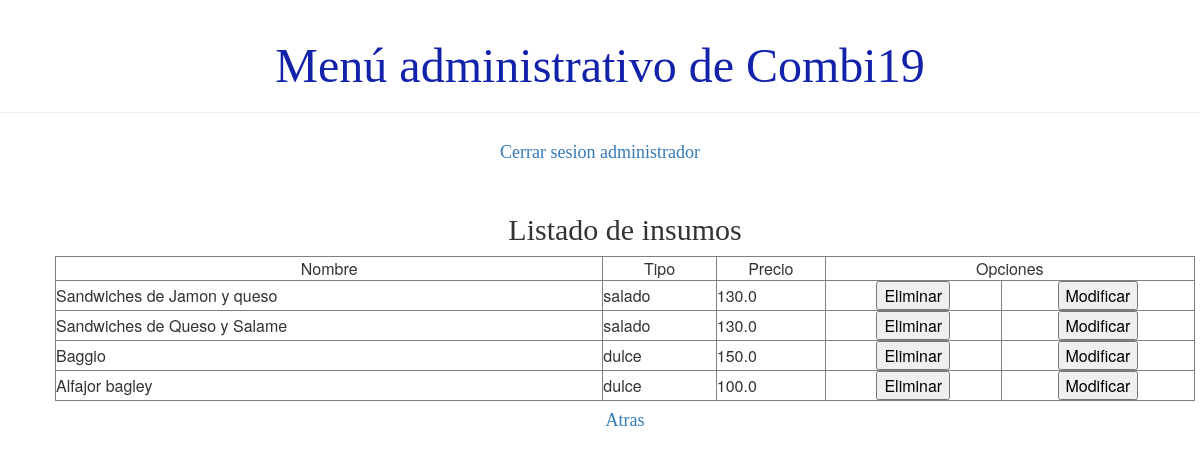
/usuario/listaInsumo (signed in), run on an earlier commit of the app's database.
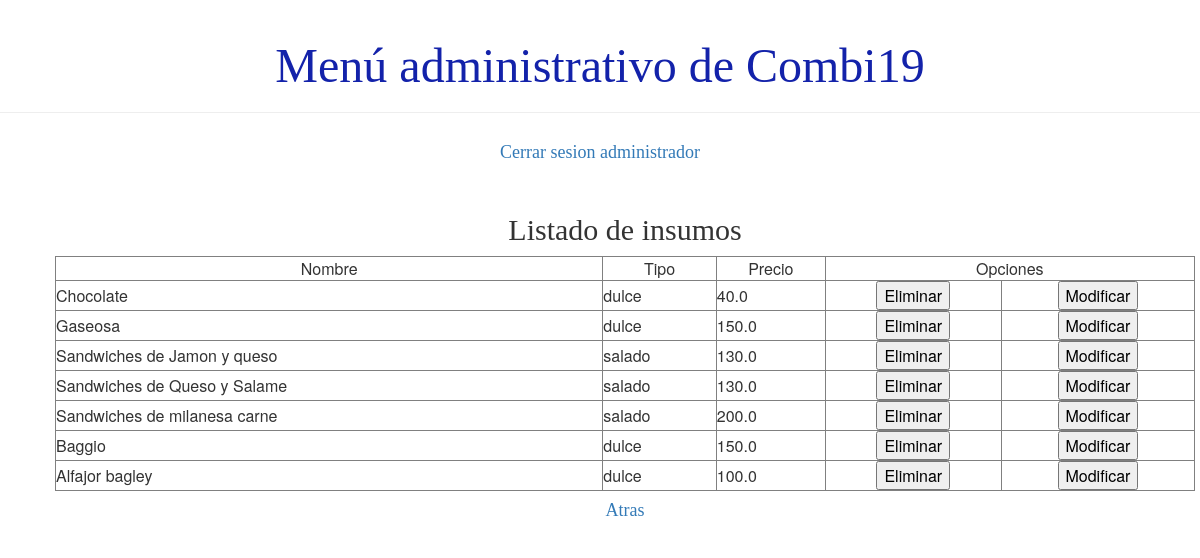
And on a later commit of the database.
### demo1/models.py (models this page shows, shortened)
class Insumo(models.Model):
    nombre = models.CharField(max_length=30)
    tipo = models.CharField(max_length=30)
    precio = models.FloatField()
    activo = models.BooleanField(default=True)

### demo1/views.py (the view)
# urls.py: path('usuario/listaInsumo',views.listado_insumo ,name='listado_insumo'),
def listado_insumo(request):
    insumos=Insumo.objects.filter(activo=True)
    page_obj,cantidad = listadoDePaginacion(insumos, request)
    return render(request, 'demo1/listados/listado_insumo.html',{'page_obj':page_obj, 'cantidad':cantidad, 'noSeElimina':False, 'noModificado':False})

### demo1/views.py (called while the page is built)
def listadoDePaginacion(lista, request):
    paginator= Paginator(lista, 10)
    cantidad=False if (paginator.count == 0) else True
    page_number = request.GET.get('page')
    return (paginator.get_page(page_number), cantidad)

### demo1/templates/demo1/listados/listado_insumo.html (shortened to what this page needs)
{% extends 'demo1/base.html' %}
{% load static %}
{% block content %}
<div class="card">
    <h2>Listado de insumos</h2>
</div>
    <div>
    <table class="tablalista" width=100% border="1">
        <tbody>
        {% if cantidad %}
            <tr>
                <td align="center">Nombre</td>
                <td align="center">Tipo</td>
                <td align="center">Precio</td>
                <td align="center" colspan="2">Opciones</td>
            </tr>
            {% for i in page_obj %}
                <tr>
                    <td>{{ i.nombre  }}</td>
                    <td>{{ i.tipo }}</td>
                    <td>{{ i.precio }}</td>
                    <td align="center">
                        <button onclick="confirmarEliminacion('{% url 'eliminar_insumo' pk=i.pk%}', 'Esta seguro que desea eliminar el insumo?' )" style="color: black;">Eliminar</button></td>
                    <td align="center">
                        <button><a href="{% url 'modificar_insumo' pk=i.pk%}" style="text-decoration:none; color: black;">Modificar</a></button>
                    </td>
                </tr>
            {% endfor %}
        {% else %}
            <p>No se registro ningun insumo</p>
        {% endif %}
    </tbody>
    </table>
    </div>
<div class="card"><h4><a href="{% url 'principal' %}">Atras</a></h4></div>
{% endblock %}

What changed in the data, as far as the page shows it:
now on this page (row edited): Insumo: nombre "Chocolate", tipo "dulce", precio "40.0"
now on this page (row edited): Insumo: nombre "Gaseosa", tipo "dulce", precio "150.0"
now on this page (row edited): Insumo: nombre "Sandwiches de milanesa carne", tipo "salado", precio "200.0"
